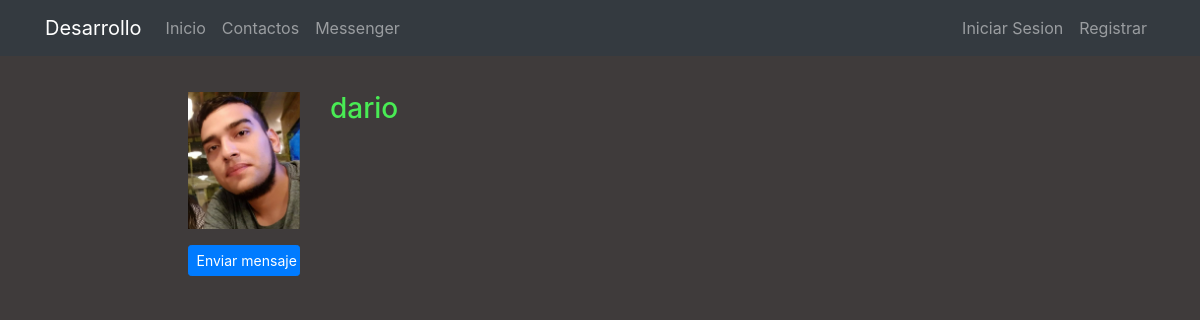
The page /profiles/dario/ on the database its author committed.
### registration/models.py (models this page shows)
class Profile(models.Model):
    user = models.OneToOneField(User, on_delete=models.CASCADE)
    avatar = models.ImageField(upload_to=custom_upload_avatar, null=True, blank=True)
    bio = models.TextField(null=True, blank=True)
    link = models.URLField(max_length=200, null=True, blank=True)
    class Meta:
        ordering = ['user__username']

### profiles/views.py (the view)
# urls.py: path('<username>/', ProfileDetailView.as_view(), name='detail'),
class ProfileDetailView(DetailView):
    model = Profile
    template_name = 'profiles/profile_detail.html'
    def get_object(self):
        return get_object_or_404(Profile, user__username=self.kwargs['username'])

### profiles/templates/profiles/profile_detail.html (shortened to what this page needs)
{% extends 'core/base.html' %}
{% load static %}
{% block content %}
<main role="main">
  <div class="container">
    <div class="row mt-3">
      <div class="col-md-9 mx-auto mb-5">
        <form action="" method="post" enctype="multipart/form-data">{% csrf_token %}
          <div class="row">
            <div class="col-md-2">
              {% if profile.avatar %}
                <img src="{{profile.avatar.url}}" class="img-fluid">
              {% else %}
                <img src="{% static 'registration/img/no-avatar.jpg' %}" class="img-fluid">
              {% endif %}
              {% if request.user != profile.user %}
                <a href="{% url 'messenger:start_conversation' profile.user.username %}" class="btn btn-primary btn-sm btn-block mt-3">
                  Enviar mensaje
                </a>
              {% endif %}
            </div>
            <div class="col-md-10">
              <h3>{{profile.user}}</h3>
            </div>
          </div>
        </form>
      </div>
    </div>
  </div>
</main>
{% endblock %}

### core/static/core/css/main.css (style rules this page uses)
main { padding-top: 20px; }
:root { --jumbotron-padding-y: 3rem; }
body { background-color: #3f3b3b; background-size: cover; color: #49EB54; }
a { color: #007bff; text-decoration: none; background-color: transparent; }

### rows shown on the page
Profile: avatar (picture), user "dario"
